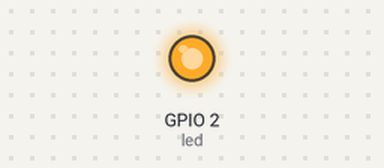
Bench run of a program on a simulated ESP32 board running MicroPython. Parts: output pins drawn as LEDs (lit = HIGH). No radio messages arrive unless stated (any console line starting 'radio sent:' is added by the test bench); what the program prints to the serial console is not drawn.

Above: at 0.1 s.
At 1.1 s:
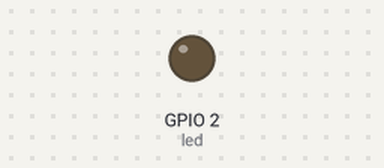
Timing chart, 0 to 2.6 s (numbered marks = the images above):
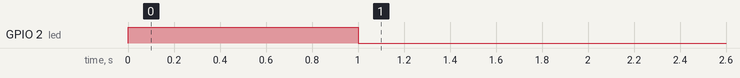

The program:

sender_code.py
```python
# Note: ESP32 has a lack of compression for zlib or uzlib
# modules, setting the esp32 : 'yes' in the header information
# when sending the result prompts the server not to try and
# uncompress the data when its sent, going to have to use this
# workaround until they implement something in the stdlib for Micorpython

import espnow
import gc
import json
import machine
import math
import network
import time

# Commander and team attribution are handled by the Control ESP32, all of these nodes server the Control ESP32

STEP_COUNT = 1 # adjust this to make your work units longer or shorter. Esp32's will request 1, normal client will request 100 to 5000

# Remember to set your networks username and password
NETWORK_SSID = 'Factor_Farm'
NETWORK_PASSWORD = 'FactorFarm#1#'

SSID_CHANNEL_NUMBER = 6 # Set this to the SSID channel number your control ESP32 Wifi uses

led = machine.Pin(2, machine.Pin.OUT) # Set the LED for ESP32's that have them

# Set the ESP32 clock speed to maximum supported
machine.freq(240000000)

# Enable Garbage collection, this is to mainly help
# with the creation of the large 2D array
gc.enable()

def next_lexicographic_permutation(x):

  i = len(x) - 2

  while i >= 0:
    if x[i] < x[i+1]:
      break
    else:
      i -= 1
    if i < 0:
      return False

  j = len(x) - 1

  while j > i:
    if x[j] > x[i]:
      break
    else:
      j-= 1

  x[i], x[j] = x[j], x[i]
  reverse(x, i + 1)
  return x

def reverse(arr, i):
  if i > len(arr) - 1:
    return

  j = len(arr) - 1

  while i < j:
    arr[i], arr[j] = arr[j], arr[i]
    i += 1
    j -= 1

def int_to_perm(n,elems):#with n from 0
    output = []
    while len(elems) > 0:
        if(len(elems) == 1):
           output.append(elems[0])
           elems.remove(elems[0])
           continue
        sizeGroup = math.factorial(len(elems)-1)
        q,r = divmod(n,sizeGroup)
        v = elems[q]
        elems.remove(v)
        output.append(v)
        n = r
    return output

def perm_to_int(numbers): # takes the permutation list and converts it to an integer thanks ChatGPT :)
    base = len(numbers)
    lehmer = 0
    for i, num in enumerate(numbers):
        smaller = sum(1 for j in numbers[i + 1:] if j < num)
        lehmer += smaller * math.factorial(base - i - 1)
    return lehmer

def flash_blue_led(wait_time,num_of_flashes):
    for x in range(num_of_flashes):
        led.value(1)
        time.sleep(wait_time)
        led.value(0)
        time.sleep(wait_time)

def wifi_reset():   # Reset wifi to AP_IF off, STA_IF on and disconnected
  sta = network.WLAN(network.STA_IF); sta.active(False)
  ap = network.WLAN(network.AP_IF); ap.active(False)
  sta.active(True)
  while not sta.active():
      time.sleep(0.1)
  sta.disconnect()   # For ESP8266
  while sta.isconnected():
      time.sleep(0.1)
  return sta, ap

def send_over_esp_now(mac_address, message):
    e.send(mac_address, message)

lookup = '{"0":{"name":"van Maanen\'s Star","x":-6.3125,"y":-11.6875,"z":-4.125},\
          "1":{"name":"Wolf 124","x":-7.25,"y":-27.1562,"z":-19.0938},\
          "2":{"name":"Midgcut","x":-14.625,"y":10.3438,"z":13.1562},\
          "3":{"name":"PSPF-LF 2","x":-4.40625,"y":-17.1562,"z":-15.3438},\
          "4":{"name":"Wolf 629","x":-4.0625,"y":7.6875,"z":20.0938},\
          "5":{"name":"LHS 3531","x":1.4375,"y":-11.1875,"z":16.7812},\
          "6":{"name":"Stein 2051","x":-9.46875,"y":2.4375,"z":-15.375},\
          "7":{"name":"Wolf 25","x":-11.0625,"y":-20.4688,"z":-7.125},\
          "8":{"name":"Wolf 1481","x":5.1875,"y":13.375,"z":13.5625},\
          "9":{"name":"Wolf 562","x":1.46875,"y":12.8438,"z":15.5625},\
          "10":{"name":"LP 532-81","x":-1.5625,"y":-27.375,"z":-32.3125},\
          "11":{"name":"LP 525-39","x":-19.7188,"y":-31.125,"z":-9.09375},\
          "12":{"name":"LP 804-27","x":3.3125,"y":17.8438,"z":43.2812},\
          "13":{"name":"Ross 671","x":-17.5312,"y":-13.8438,"z":0.625},\
          "14":{"name":"LHS 340","x":20.4688,"y":8.25,"z":12.5},\
          "15":{"name":"Haghole","x":-5.875,"y":0.90625,"z":23.8438},\
          "16":{"name":"Trepin","x":26.375,"y":10.5625,"z":9.78125},\
          "17":{"name":"Kokary","x":3.5,"y":-10.3125,"z":-11.4375},\
          "18":{"name":"Akkadia","x":-1.75,"y":-33.9062,"z":-32.9688},\
          "19":{"name":"Hill Pa Hsi","x":29.4688,"y":-1.6875,"z":25.375},\
          "20":{"name":"Luyten 145-141","x":13.4375,"y":-0.8125,"z":6.65625},\
          "21":{"name":"WISE 0855-0714","x":6.53125,"y":-2.15625,"z":2.03125},\
          "22":{"name":"Alpha Centauri","x":3.03125,"y":-0.09375,"z":3.15625},\
          "23":{"name":"LHS 450","x":-12.4062,"y":7.8125,"z":-1.875},\
          "24":{"name":"LP 245-10","x":-18.9688,"y":-13.875,"z":-24.2812},\
          "25":{"name":"Epsilon Indi","x":3.125,"y":-8.875,"z":7.125},\
          "26":{"name":"Barnard\'s Star","x":-3.03125,"y":1.375,"z":4.9375},\
          "27":{"name":"Epsilon Eridani","x":1.9375,"y":-7.75,"z":-6.84375},\
          "28":{"name":"Narenses","x":-1.15625,"y":-11.0312,"z":21.875},\
          "29":{"name":"Wolf 359","x":3.875,"y":6.46875,"z":-1.90625},\
          "30":{"name":"LAWD 26","x":20.9062,"y":-7.5,"z":3.75},\
          "31":{"name":"Avik","x":13.9688,"y":-4.59375,"z":-6.0},\
          "32":{"name":"George Pantazis","x":-12.0938,"y":-16.0,"z":-14.2188}}'
lookup = json.loads(lookup)

version = "ESP32 0.3.0"
flash_blue_led(1,1)


get_url = 'http://hot.forthemug.com:4567/work.json/{}'.format(STEP_COUNT)
post_url = 'http://hot.forthemug.com:4567/result'

# Reset of the WiFi chip to a known state
sta, ap = wifi_reset()

# Connect to ESP-NOW network

# A WLAN interface must be active to send()/recv()
sta = network.WLAN(network.STA_IF)
sta.active(True)
sta.config(channel= SSID_CHANNEL_NUMBER)
sta.disconnect()   # For ESP8266

e = espnow.ESPNow()
e.active(True)
peer = b'\x08\xb6\x1f)\xff\xc0'   # MAC address of control ESP32
e.add_peer(peer)

# Perform a garbage collection before the creation of the 2D array, sometimes
# the json parsing of the above list would cause the 2D array to fail with
# not enough memory errors
gc.collect()

# construct a JSON string to send to tell the Control ESP32 we are alive and awaiting work units
init_json_string = {}
init_json_string['action'] = 'empty'
init_json_string = json.dumps(init_json_string)

# Creation of the 2D array
b = {}
b = [[0 for i in range(33)] for j in range(33)]
for x in range(33):
  gc.collect() # called as the array needs memory freeing after every couple of x iterations or it will run out and crash
  for y in range(33):
    if x == y:
      continue
    else:
      b[x][y] = math.sqrt(((lookup[str(x)]["x"] - lookup[str(y)]['x']) ** 2) + ((lookup[str(x)]['y'] - lookup[str(y)]['y']) ** 2) + ((lookup[str(x)]['z'] - lookup[str(y)]['z']) ** 2))


print("Telling the Control ESP32 we are alive ") # This Signals our need for a work unit
e.send(peer, init_json_string)
while True:

    if not sta.isconnected():
        sta.active(True)

    print("Waiting for Message...")
    host, msg = e.recv(5000) # Wait for a message from the control ESP32 for 5 seconds

    if msg == None:
        print("No msg Found. Telling the Control Server we are empty")
        a = e.send(peer, init_json_string, True)
        print (a)
        continue


    # Parse the data from the server
    data = json.loads(msg)

    if data['action'] == "sleep":
        print("We have been told to sleep, see you in 5 seconds....")
        sleep(5)
        continue

    if data['action'] == "Confirm":
        print("Recieved a rouge confirm message, this shouldnt be here")
        sleep(5)
        continue

    print("Beginning Work ...")
    # Split out the data we need
    uuid = data['identifier']
    iteration = data['iteration']
    work_unit_step_count = int(data['step'])
    steps = work_unit_step_count * 1_000_000 # Normally Set to 1_000_000

    lowest_distance = 9999
    lowest_perm = []
    lowest_perm_int = 0

    first_perm = [0,1,2,3,4,5,6,7,8,9,10,11,12,13,14,15,16,17,18,19,20,21,22,23,24,25,26,27,28,29,30,31,32]


    ip = int_to_perm(iteration, first_perm[:])
    start = time.time()
    y = 0
    print("Unit : {:,} ({:,} iterations)".format(iteration, steps))

    # Main work loop
    for x in range(steps):
        distance = b[ip[0]][ip[1]] + b[ip[1]][ip[2]] + b[ip[2]][ip[3]] +\
          b[ip[3]][ip[4]] + b[ip[4]][ip[5]] + b[ip[5]][ip[6]] +\
          b[ip[6]][ip[7]] + b[ip[7]][ip[8]] + b[ip[8]][ip[9]] +\
          b[ip[9]][ip[10]] + b[ip[10]][ip[11]] + b[ip[11]][ip[12]] +\
          b[ip[12]][ip[13]] + b[ip[13]][ip[14]] + b[ip[14]][ip[15]] +\
          b[ip[15]][ip[16]] + b[ip[16]][ip[17]] + b[ip[17]][ip[18]] +\
          b[ip[18]][ip[19]] + b[ip[19]][ip[20]] + b[ip[20]][ip[21]] +\
          b[ip[21]][ip[22]] + b[ip[22]][ip[23]] + b[ip[23]][ip[24]] +\
          b[ip[24]][ip[25]] + b[ip[25]][ip[26]] + b[ip[26]][ip[27]] +\
          b[ip[27]][ip[28]] + b[ip[28]][ip[29]] + b[ip[29]][ip[30]] +\
          b[ip[30]][ip[31]] + b[ip[31]][ip[32]]

        if distance < lowest_distance:
            lowest_distance = distance
            lowest_perm = ip[:]
            lowest_perm_int = perm_to_int(lowest_perm)

        if y == 10_000: # Normally set to 10_000 to report the progress in 10_000 step chunks
            print ("Checkpoint {:,} / {:,}".format(x, steps))
            y = 0

        y += 1
        ip = next_lexicographic_permutation(ip)

    finish = time.time()
    diff = finish - start
    print("Time Taken for a run of {:,.0f} iterations : {} seconds".format(steps, diff))
    print("lowest distance in run : {}".format(lowest_distance))

    final = {}
    final['action'] = "completed"
    # final['cmdr'] = CMDR
    # final['team'] = TEAM
    final['identifier'] = uuid
    final['distance'] = lowest_distance
    final['duration'] = str(diff)
    final['version'] = version
    final['lowest_perm_int'] = lowest_perm_int
    # final['step_count'] = work_unit_step_count
    # final['truckers_at_home'] = 1
    final = json.dumps(final)

    print(final)

    # check if we are still connected
    if not sta.isconnected():
      sta.active(True)

    # post the data back to the server
    send_over_esp_now(host, final)

    while True:
        host, msg = e.recv(5000)
        if msg == None:
            print("No Confirm... resending result")
            final = json.loads(final)
            final['resend'] = 1
            final = json.dumps(final)
            send_over_esp_now(host, final)
        else:
            msg = json.loads(msg)
            if msg['action'] == "confirm":
                print("Result has been confirmed")
                break

    # Flash LED's to indicate we are done with a unit
    flash_blue_led(0.5,2)
```
